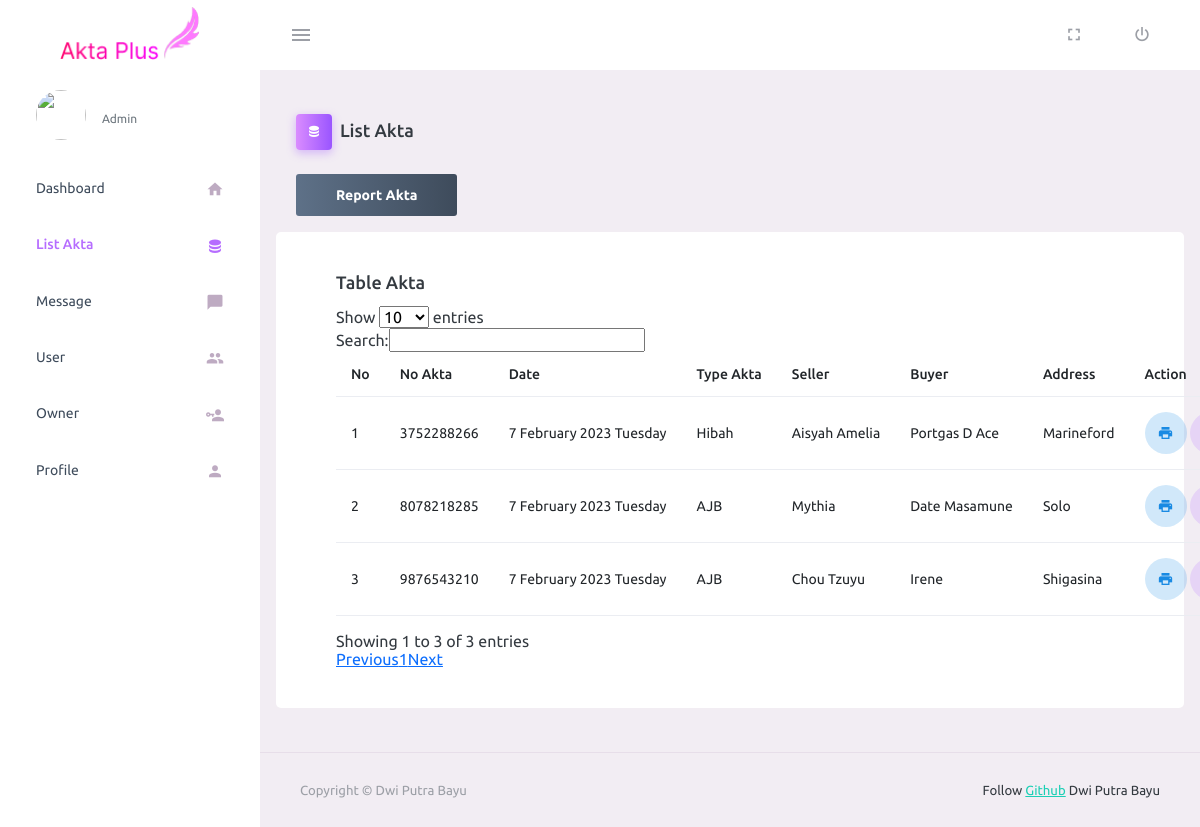
The page /owner/listakta.php (signed in) on the database its author committed.
### tables this page shows
CREATE TABLE `akta` (
  `id` int(11) NOT NULL,
  `no_akta` varchar(255) NOT NULL,
  `type_akta` varchar(255) NOT NULL,
  `seller` varchar(255) NOT NULL,
  `buyer` varchar(255) NOT NULL,
  `no_hak` int(5) NOT NULL,
  `address` varchar(255) NOT NULL,
  `surface_area` varchar(255) NOT NULL,
  `transaction` varchar(255) NOT NULL,
  `certificate` int(6) NOT NULL,
  `pbb` int(7) NOT NULL,
  `njop` int(8) NOT NULL,
  `ssp` int(9) NOT NULL,
  `ssb` int(10) NOT NULL,
  `description` varchar(255) NOT NULL,
  `pdf_akta` text NOT NULL,
  `created_at` timestamp NOT NULL DEFAULT current_timestamp()
);

### owner/listakta.php (the view, shortened to what this page needs)
<?php
require "function.php";
?>
<!DOCTYPE html>
<html lang="en">
<?php require "partials/head.php" ?>
<body>
    <div class="container-scroller">
        <?php require "partials/navbar.php" ?>
        <div class="container-fluid page-body-wrapper">
            <?php require "partials/sidebar.php" ?>
            <div class="main-panel">
                <div class="content-wrapper">
                    <div class="page-header">
                        <h3 class="page-title">
                            <span class="page-title-icon bg-gradient-primary text-white me-2">
                                <i class="mdi mdi-database"></i>
                            </span>List Akta
                        </h3>
                    </div>
                    <div class="d-flex mb-3">
                        <a href="report.php?reportakta=true" class="btn btn-gradient-dark">Report Akta</a>
                    </div>
                    <div class="row">
                        <div class="card">
                            <div class="card-body">
                                <h4 class="card-title">Table Akta</h4>
                                <table class="table table-hover pt-3 mb-3" id="example">
                                    <thead>
                                        <tr>
                                            <th>No</th>
                                            <th>No Akta</th>
                                            <th>Date</th>
                                            <th>Type Akta</th>
                                            <th>Seller</th>
                                            <th>Buyer</th>
                                            <th>Address</th>
                                            <th>Action</th>
                                        </tr>
                                    </thead>
                                    <tbody>
                                        <?php
                                        $q = "SELECT * FROM akta ORDER BY id DESC";
                                        $r = mysqli_query($db,$q);
                                        $c = 1;
                                        while ($akta = mysqli_fetch_array($r)) {
                                            if ($akta['type_akta'] == 'AJB') {
                                        ?>
                                        <tr>
                                            <td><?= $c ?></td>
                                            <td><?= $akta["no_akta"] ?></td>
                                            <td><?= date("j F Y l", strtotime($akta['created_at'])) ?></td>
                                            <td><?= $akta["type_akta"] ?></td>
                                            <td><?= $akta["seller"] ?></td>
                                            <td><?= $akta["buyer"] ?></td>
                                            <td><?= $akta["address"] ?></td>
                                            <td>
                                                <a href="detailakta.php?id=<?= $akta['id'] ?>"
                                                    class="btn btn-inverse-info btn-rounded btn-icon"
                                                    style="padding-top: 12px;">
                                                    <i class="mdi mdi-printer"></i>
                                                </a>
                                                <a href="viewpdf.php?id=<?= $akta['id'] ?>"
                                                    class="btn btn-inverse-primary btn-rounded btn-icon"
                                                    style="padding-top: 12px;">
                                                </a>
                                            </td>
                                        </tr>
                                        <?php
                                        $c++;
                                        } else if ($akta['type_akta'] == 'Hibah') {
                                        ?>
                                        <tr>
                                            <td><?= $c ?></td>
                                            <td><?= $akta["no_akta"] ?></td>
                                            <td><?= date("j F Y l", strtotime($akta['created_at'])) ?></td>
                                            <td><?= $akta["type_akta"] ?></td>
                                            <td><?= $akta["seller"] ?></td>
                                            <td><?= $akta["buyer"] ?></td>
                                            <td><?= $akta["address"] ?></td>
                                            <td>
                                                <a href="detailakta.php?id=<?= $akta['id'] ?>"
                                                    class="btn btn-inverse-info btn-rounded btn-icon"
                                                    style="padding-top: 12px;">
                                                    <i class="mdi mdi-printer"></i>
                                                </a>
                                                <a href="viewpdf.php?id=<?= $akta['id'] ?>"
                                                    class="btn btn-inverse-primary btn-rounded btn-icon"
                                                    style="padding-top: 12px;">
                                                </a>
                                            </td>
                                        </tr>
                                        <?php
                                        $c++;
                                        } else if ($akta['type_akta'] == 'APHB') {
                                        ?>
                                        <tr>
                                            <td><?= $c ?></td>
                                            <td><?= $akta["no_akta"] ?></td>
                                            <td><?= date("j F Y l", strtotime($akta['created_at'])) ?></td>
                                            <td><?= $akta["type_akta"] ?></td>
                                            <td><?= $akta["seller"] ?></td>
                                            <td><?= $akta["buyer"] ?></td>
                                            <td><?= $akta["address"] ?></td>
                                            <td>
                                                <a href="detailakta.php?id=<?= $akta['id'] ?>"
                                                    class="btn btn-inverse-info btn-rounded btn-icon"
                                                    style="padding-top: 12px;">
                                                    <i class="mdi mdi-printer"></i>
                                                </a>
                                                <a href="viewpdf.php?id=<?= $akta['id'] ?>"
                                                    class="btn btn-inverse-primary btn-rounded btn-icon"
                                                    style="padding-top: 12px;">
                                                    <i class="mdi mdi-briefcase-download"></i>
                                                </a>
                                            </td>
                                        </tr>
                                        <?php
                                        $c++;
                                        } else if ($akta['type_akta'] == 'APHT') {
                                        ?>
                                        <tr>
                                            <td><?= $c ?></td>
                                            <td><?= $akta["no_akta"] ?></td>
                                            <td><?= date("j F Y l", strtotime($akta['created_at'])) ?></td>
                                            <td><?= $akta["type_akta"] ?></td>
                                            <td><?= $akta["seller"] ?></td>
                                            <td><?= $akta["buyer"] ?></td>
                                            <td><?= $akta["address"] ?></td>
                                            <td>
                                                <a href="detailakta.php?id=<?= $akta['id'] ?>"
                                                    class="btn btn-inverse-info btn-rounded btn-icon"
                                                    style="padding-top: 12px;">
                                                    <i class="mdi mdi-printer"></i>
                                                </a>
                                                <a href="viewpdf.php?id=<?= $akta['id'] ?>"
                                                    class="btn btn-inverse-primary btn-rounded btn-icon"
                                                    style="padding-top: 12px;">
                                                    <i class="mdi mdi-briefcase-download"></i>
                                                </a>
                                            </td>
                                        </tr>
                                        <?php
                                        $c++;
                                        }
                                        }
                                        ?>
                                    </tbody>
                                </table>
                            </div>
                        </div>
                    </div>
                </div>
                <?php require "partials/footer.php" ?>
            </div>
        </div>
    </div>
</body>
</html>

### rows shown on the page
akta: no_akta "3752288266", created_at "7 February 2023 Tuesday", type_akta "Hibah", seller "Aisyah Amelia", buyer "Portgas D Ace", address "Marineford"
akta: no_akta "8078218285", created_at "7 February 2023 Tuesday", type_akta "AJB", seller "Mythia", buyer "Date Masamune", address "Solo"
akta: no_akta "9876543210", created_at "7 February 2023 Tuesday", type_akta "AJB", seller "Chou Tzuyu", buyer "Irene", address "Shigasina"

### other values the page prints
$_SESSION['role'] "Admin"
